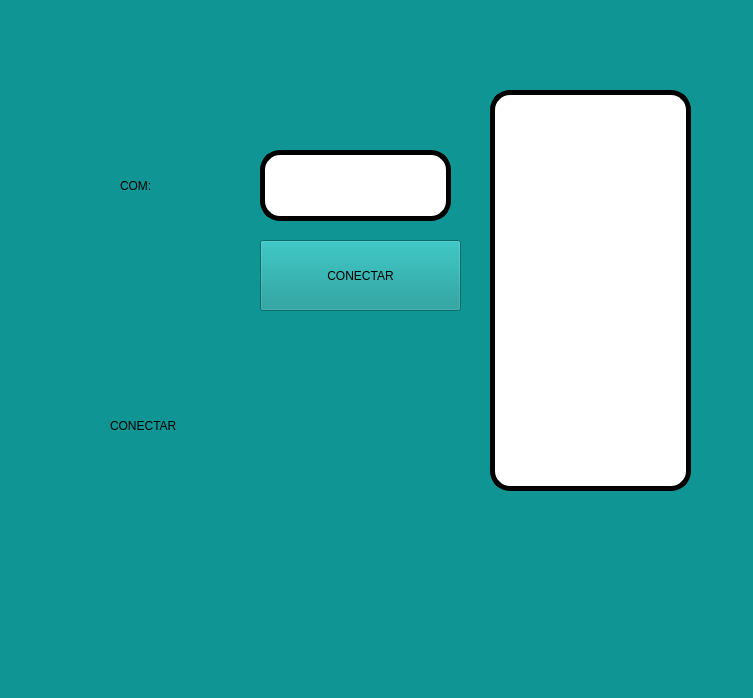
<?xml version="1.0" encoding="UTF-8"?>
<ui version="4.0">
 <class>MainWindow</class>
 <widget class="QMainWindow" name="MainWindow">
  <property name="geometry">
   <rect>
    <x>0</x>
    <y>0</y>
    <width>753</width>
    <height>698</height>
   </rect>
  </property>
  <property name="windowTitle">
   <string>MainWindow</string>
  </property>
  <property name="styleSheet">
   <string notr="true">background-color: rgb(14, 149, 148);
font: 75 18pt &quot;Agency FB&quot;</string>
  </property>
  <widget class="QWidget" name="centralwidget">
   <widget class="QLabel" name="label_6">
    <property name="geometry">
     <rect>
      <x>120</x>
      <y>160</y>
      <width>111</width>
      <height>51</height>
     </rect>
    </property>
    <property name="styleSheet">
     <string notr="true">font: 75 24pt &quot;Agency FB&quot;;</string>
    </property>
    <property name="text">
     <string>COM:</string>
    </property>
   </widget>
   <widget class="QListWidget" name="datos">
    <property name="geometry">
     <rect>
      <x>490</x>
      <y>90</y>
      <width>201</width>
      <height>401</height>
     </rect>
    </property>
    <property name="styleSheet">
     <string notr="true">background-color: rgb(255, 255, 255);
font: 75 18pt &quot;Agency FB&quot;;
border :5px solid black;
border-radius: 20px;</string>
    </property>
   </widget>
   <widget class="QPushButton" name="btn_accion">
    <property name="geometry">
     <rect>
      <x>260</x>
      <y>240</y>
      <width>201</width>
      <height>71</height>
     </rect>
    </property>
    <property name="text">
     <string>CONECTAR</string>
    </property>
   </widget>
   <widget class="QLineEdit" name="txt_com">
    <property name="geometry">
     <rect>
      <x>260</x>
      <y>150</y>
      <width>191</width>
      <height>71</height>
     </rect>
    </property>
    <property name="styleSheet">
     <string notr="true">background-color: rgb(255, 255, 255);
font: 75 18pt &quot;Agency FB&quot;;
border :5px solid black;
border-radius: 20px;</string>
    </property>
   </widget>
   <widget class="QLabel" name="label_status">
    <property name="geometry">
     <rect>
      <x>110</x>
      <y>400</y>
      <width>181</width>
      <height>51</height>
     </rect>
    </property>
    <property name="styleSheet">
     <string notr="true">font: 75 24pt &quot;Agency FB&quot;;</string>
    </property>
    <property name="text">
     <string>CONECTAR</string>
    </property>
   </widget>
  </widget>
  <widget class="QMenuBar" name="menubar">
   <property name="geometry">
    <rect>
     <x>0</x>
     <y>0</y>
     <width>753</width>
     <height>42</height>
    </rect>
   </property>
  </widget>
  <widget class="QStatusBar" name="statusbar"/>
 </widget>
 <resources/>
 <connections/>
</ui>
